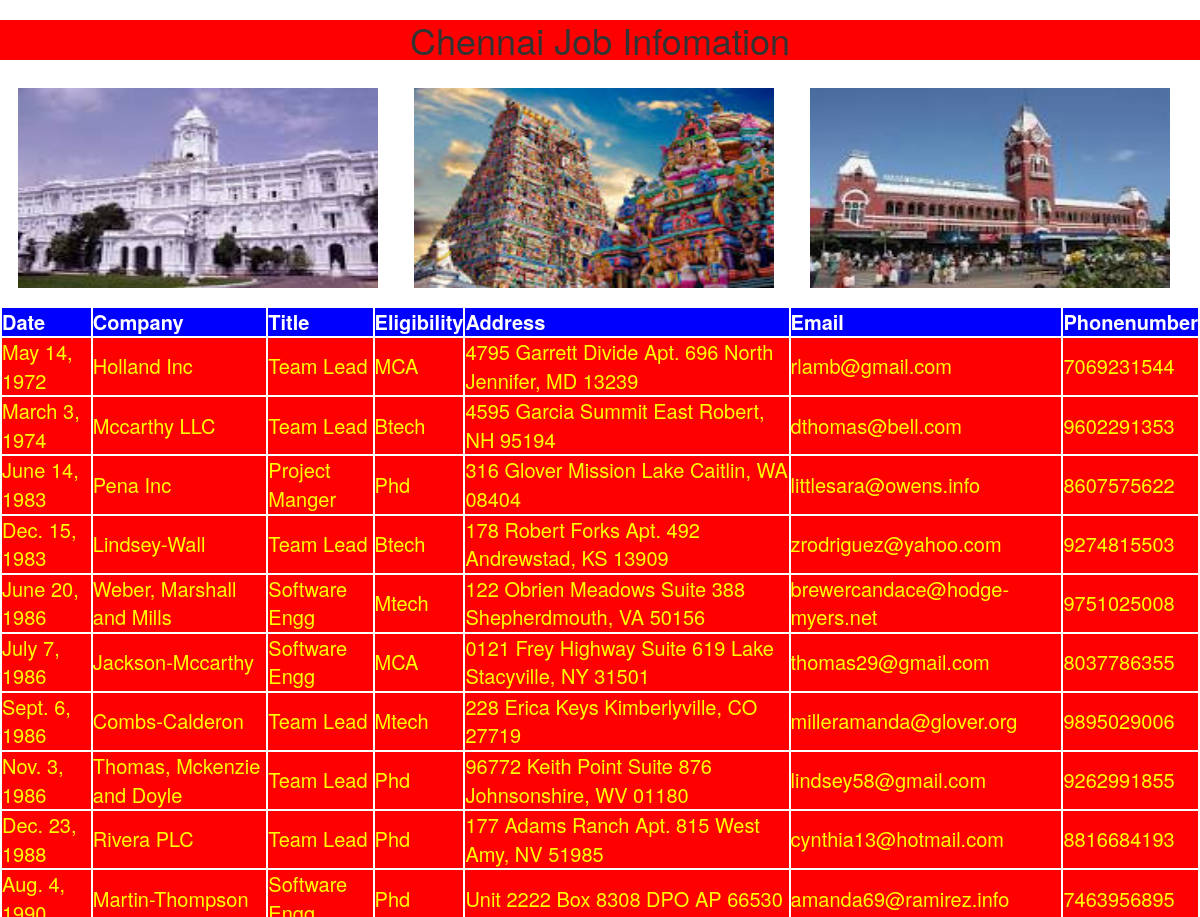
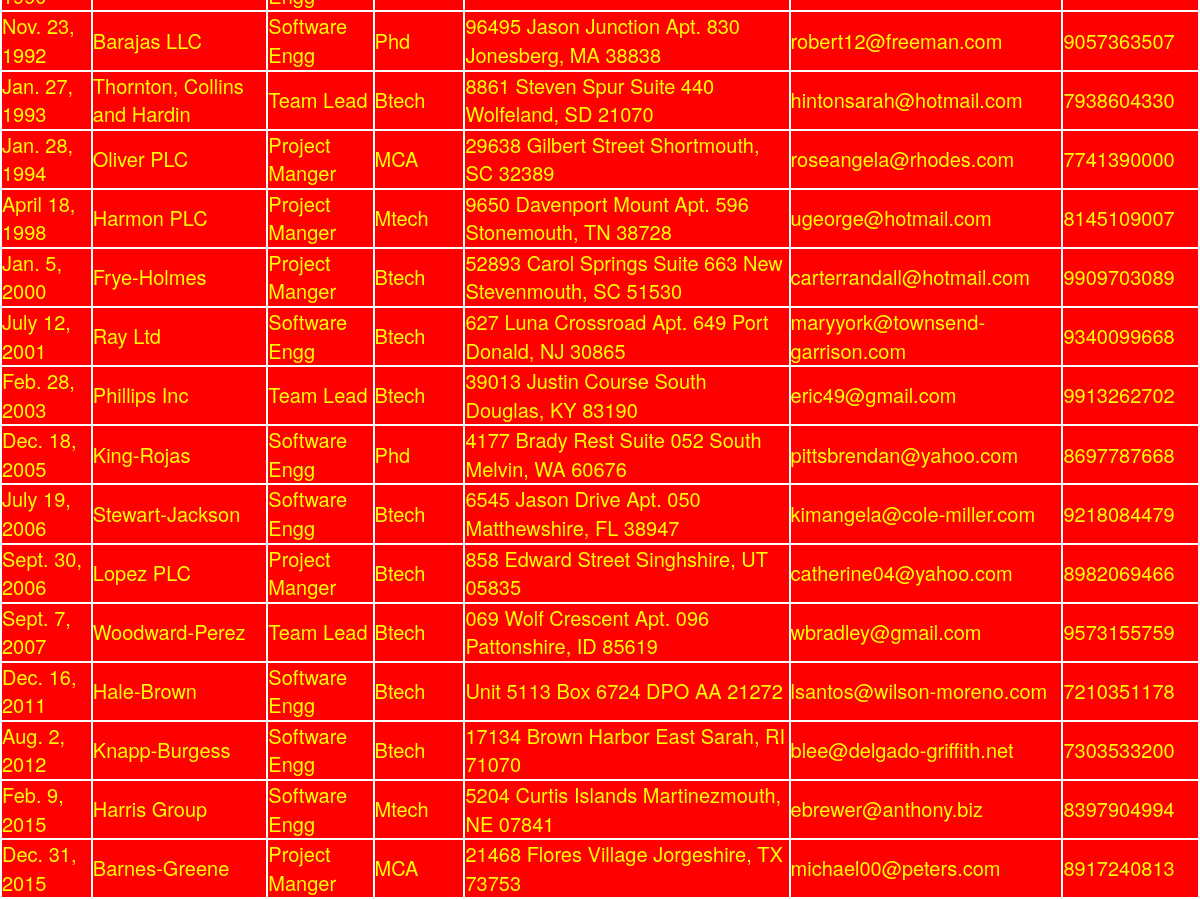
The app's page /chennaijobs/ with its own data (2 pictures, top to bottom).
### testapp/models.py (models this page shows)
class chennaijobs(models.Model):
    date=models.DateField();
    company=models.CharField(max_length=100);
    title=models.CharField(max_length=100);
    eligibility=models.CharField(max_length=100);
    address=models.CharField(max_length=100);
    email=models.EmailField();
    phonenumber=models.IntegerField()

### testapp/views.py (the view)
# urls.py: path('chennaijobs/', views.chennaijobs1),
def chennaijobs1(request):
    jobs_list=chennaijobs.objects.order_by('date')
    mydict={'jobs_list':jobs_list}
    return render (request,'testapp/chennaijobs.html',context=mydict)

### templates/testapp/chennaijobs.html (shortened to what this page needs)
<!DOCTYPE html>
{% load static %}
<html lang="en" dir="ltr">
  <head>
    <link rel="stylesheet" href="{% static 'css/jobs.css'%}">
    <link rel="stylesheet" href="https://stackpath.bootstrapcdn.com/bootstrap/3.4.1/css/bootstrap.min.css">
  </head>
  <body>
    <h1>Chennai Job Infomation</h1>
    <img src="{%static 'image/chennai1.jpg'%}" alt="">
    <img src="{%static 'image/chennai2.jpg'%}" alt="">
    <img src="{%static 'image/chennai3.jpg'%}" alt="">
    {%if jobs_list%}
      <table id="tab">
        <thead>
          <th>Date</th>
          <th>Company</th>
          <th>Title</th>
          <th>Eligibility</th>
          <th>Address</th>
          <th>Email</th>
          <th>Phonenumber</th>
        </thead>
        {%for i in jobs_list%}
          <tr>
            <td>{{i.date}}</td>
            <td>{{i.company}}</td>
            <td>{{i.title}}</td>
            <td>{{i.eligibility}}</td>
            <td>{{i.address}}</td>
            <td>{{i.email}}</td>
            <td>{{i.phonenumber}}</td>
          </tr>
        {%endfor%}
      </table>
      {%else%}
        <h1>NO Jobs In Chennai</h1>
    {%endif%}
  </body>
</html>

### static/css/jobs.css (style rules this page uses)
body { background: url(https://encrypted-tbn0.gstatic.com/images?q=tbn%3AANd9GcSwWQeFBRyclHzWLG3E6pkbnibNZsPWwU1yA6I2NsPzfoOpYXGP&usqp=CAU); background-repeat: no-repeat; background-size: cover; }
img { height: 200px; width: 30%; float: left; margin: 1.5%; border: 2px solid red; }
h1 { background: red; text-align: center; color: white; }
table,thead,tr,th,td { color: yellow; border: 2px solid white; font-size: 20px; margin: auto; background: red; }
thead,th { color: white; border: 2px solid white; font-size: 20px; margin: auto; background: blue; }

### records on screen
chennaijobs: date "May 14, 1972", company "Holland Inc", title "Team Lead", eligibility "MCA", address "4795 Garrett Divide Apt. 696 North Jennifer, MD 13239", email "rlamb@gmail.com", phonenumber "7069231544"
chennaijobs: date "March 3, 1974", company "Mccarthy LLC", title "Team Lead", eligibility "Btech", address "4595 Garcia Summit East Robert, NH 95194", email "dthomas@bell.com", phonenumber "9602291353"
chennaijobs: date "June 14, 1983", company "Pena Inc", title "Project Manger", eligibility "Phd", address "316 Glover Mission Lake Caitlin, WA 08404", email "littlesara@owens.info", phonenumber "8607575622"
chennaijobs: date "Dec. 15, 1983", company "Lindsey-Wall", title "Team Lead", eligibility "Btech", address "178 Robert Forks Apt. 492 Andrewstad, KS 13909", email "zrodriguez@yahoo.com", phonenumber "9274815503"
chennaijobs: date "June 20, 1986", company "Weber, Marshall and Mills", title "Software Engg", eligibility "Mtech", address "122 Obrien Meadows Suite 388 Shepherdmouth, VA 50156", email "brewercandace@hodge-myers.net", phonenumber "9751025008"
chennaijobs: date "July 7, 1986", company "Jackson-Mccarthy", title "Software Engg", eligibility "MCA", address "0121 Frey Highway Suite 619 Lake Stacyville, NY 31501", email "thomas29@gmail.com", phonenumber "8037786355"
chennaijobs: date "Sept. 6, 1986", company "Combs-Calderon", title "Team Lead", eligibility "Mtech", address "228 Erica Keys Kimberlyville, CO 27719", email "milleramanda@glover.org", phonenumber "9895029006"
chennaijobs: date "Nov. 3, 1986", company "Thomas, Mckenzie and Doyle", title "Team Lead", eligibility "Phd", address "96772 Keith Point Suite 876 Johnsonshire, WV 01180", email "lindsey58@gmail.com", phonenumber "9262991855"
chennaijobs: date "Dec. 23, 1988", company "Rivera PLC", title "Team Lead", eligibility "Phd", address "177 Adams Ranch Apt. 815 West Amy, NV 51985", email "cynthia13@hotmail.com", phonenumber "8816684193"
chennaijobs: date "Aug. 4, 1990", company "Martin-Thompson", title "Software Engg", eligibility "Phd", address "Unit 2222 Box 8308 DPO AP 66530", email "amanda69@ramirez.info", phonenumber "7463956895"
chennaijobs: date "Nov. 23, 1992", company "Barajas LLC", title "Software Engg", eligibility "Phd", address "96495 Jason Junction Apt. 830 Jonesberg, MA 38838", email "robert12@freeman.com", phonenumber "9057363507"
chennaijobs: date "Jan. 27, 1993", company "Thornton, Collins and Hardin", title "Team Lead", eligibility "Btech", address "8861 Steven Spur Suite 440 Wolfeland, SD 21070", email "hintonsarah@hotmail.com", phonenumber "7938604330"
chennaijobs: date "Jan. 28, 1994", company "Oliver PLC", title "Project Manger", eligibility "MCA", address "29638 Gilbert Street Shortmouth, SC 32389", email "roseangela@rhodes.com", phonenumber "7741390000"
chennaijobs: date "April 18, 1998", company "Harmon PLC", title "Project Manger", eligibility "Mtech", address "9650 Davenport Mount Apt. 596 Stonemouth, TN 38728", email "ugeorge@hotmail.com", phonenumber "8145109007"
chennaijobs: date "Jan. 5, 2000", company "Frye-Holmes", title "Project Manger", eligibility "Btech", address "52893 Carol Springs Suite 663 New Stevenmouth, SC 51530", email "carterrandall@hotmail.com", phonenumber "9909703089"
chennaijobs: date "July 12, 2001", company "Ray Ltd", title "Software Engg", eligibility "Btech", address "627 Luna Crossroad Apt. 649 Port Donald, NJ 30865", email "maryyork@townsend-garrison.com", phonenumber "9340099668"
chennaijobs: date "Feb. 28, 2003", company "Phillips Inc", title "Team Lead", eligibility "Btech", address "39013 Justin Course South Douglas, KY 83190", email "eric49@gmail.com", phonenumber "9913262702"
chennaijobs: date "Dec. 18, 2005", company "King-Rojas", title "Software Engg", eligibility "Phd", address "4177 Brady Rest Suite 052 South Melvin, WA 60676", email "pittsbrendan@yahoo.com", phonenumber "8697787668"
chennaijobs: date "July 19, 2006", company "Stewart-Jackson", title "Software Engg", eligibility "Btech", address "6545 Jason Drive Apt. 050 Matthewshire, FL 38947", email "kimangela@cole-miller.com", phonenumber "9218084479"
chennaijobs: date "Sept. 30, 2006", company "Lopez PLC", title "Project Manger", eligibility "Btech", address "858 Edward Street Singhshire, UT 05835", email "catherine04@yahoo.com", phonenumber "8982069466"
chennaijobs: date "Sept. 7, 2007", company "Woodward-Perez", title "Team Lead", eligibility "Btech", address "069 Wolf Crescent Apt. 096 Pattonshire, ID 85619", email "wbradley@gmail.com", phonenumber "9573155759"
chennaijobs: date "Dec. 16, 2011", company "Hale-Brown", title "Software Engg", eligibility "Btech", address "Unit 5113 Box 6724 DPO AA 21272", email "lsantos@wilson-moreno.com", phonenumber "7210351178"
chennaijobs: date "Aug. 2, 2012", company "Knapp-Burgess", title "Software Engg", eligibility "Btech", address "17134 Brown Harbor East Sarah, RI 71070", email "blee@delgado-griffith.net", phonenumber "7303533200"
chennaijobs: date "Feb. 9, 2015", company "Harris Group", title "Software Engg", eligibility "Mtech", address "5204 Curtis Islands Martinezmouth, NE 07841", email "ebrewer@anthony.biz", phonenumber "8397904994"
chennaijobs: date "Dec. 31, 2015", company "Barnes-Greene", title "Project Manger", eligibility "MCA", address "21468 Flores Village Jorgeshire, TX 73753", email "michael00@peters.com", phonenumber "8917240813"
